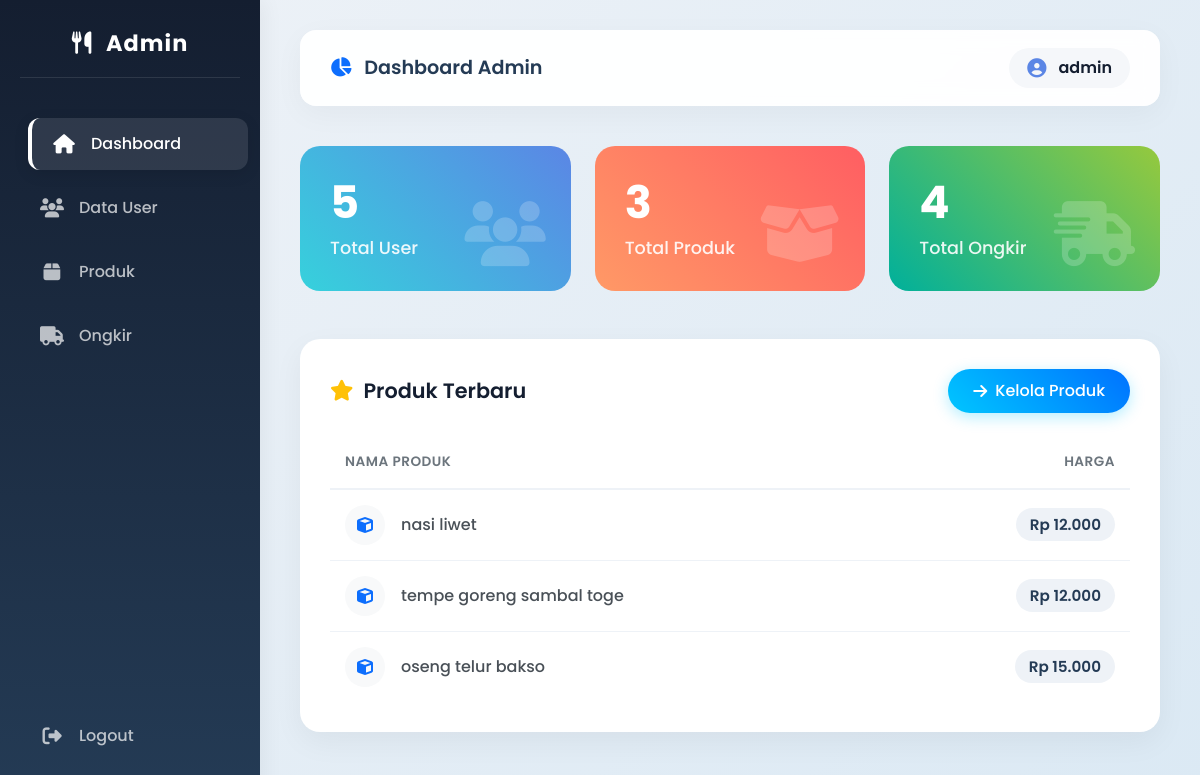
/admin/index.php (signed in), run on the app's committed database.
### tables this page shows
CREATE TABLE `users` (
  `id` int(11) NOT NULL,
  `username` varchar(50) DEFAULT NULL,
  `password` varchar(255) NOT NULL,
  `role` enum('admin','petugas','pengunjung') DEFAULT NULL
);

CREATE TABLE `produk` (
  `id` int(11) NOT NULL,
  `nama` varchar(100) DEFAULT NULL,
  `deskripsi` text,
  `harga` int(11) DEFAULT NULL,
  `gambar` varchar(100) DEFAULT NULL
);

### admin/index.php (the view, shortened to what this page needs)
<?php
include '../koneksi.php';
$id_admin = $_SESSION['id'];
$q_admin = mysqli_query($conn, "SELECT username FROM users WHERE id='$id_admin'");
$d_admin = mysqli_fetch_assoc($q_admin);
$nama_admin = $d_admin['username'];
$user = mysqli_num_rows(mysqli_query($conn,"SELECT * FROM users"));
$produk = mysqli_num_rows(mysqli_query($conn,"SELECT * FROM produk"));
$ongkir = mysqli_num_rows(mysqli_query($conn,"SELECT * FROM ongkir"));
$recent = mysqli_query($conn,"SELECT * FROM produk ORDER BY id DESC LIMIT 5");
?>
<!DOCTYPE html>
<html lang="id">
<head>
<link href="https://cdn.jsdelivr.net/npm/bootstrap@5.3.0/dist/css/bootstrap.min.css" rel="stylesheet">
<link href="https://cdnjs.cloudflare.com/ajax/libs/font-awesome/6.4.0/css/all.min.css" rel="stylesheet">
</head>
<body>
<div class="sidebar">
    <h4><i class="fa fa-utensils me-2"></i> Admin</h4>
    <a href="index.php" class="active"><i class="fa fa-home"></i> <span>Dashboard</span></a>
    <a href="users.php"><i class="fa fa-users"></i> <span>Data User</span></a>
    <a href="produk.php"><i class="fa fa-box"></i> <span>Produk</span></a>
    <a href="ongkir.php"><i class="fa fa-truck"></i> <span>Ongkir</span></a>
    <a href="../logout.php" class="mt-auto mb-2"><i class="fa fa-sign-out-alt"></i> <span>Logout</span></a>
</div>
<div class="main-content">
    <div class="topbar">
        <h5><i class="fa fa-chart-pie me-2 text-primary"></i> Dashboard Admin</h5>
        <div class="user-profile">
            <i class="fa fa-user-circle"></i> <?= htmlspecialchars($nama_admin) ?>
        </div>
    </div>
    <div class="row g-4 mb-5">
        <div class="col-lg-4 col-md-6">
            <div class="card-box bg-user">
                <h3><?= $user ?></h3>
                <p>Total User</p>
                <i class="fa fa-users"></i>
            </div>
        </div>
        <div class="col-lg-4 col-md-6">
            <div class="card-box bg-produk">
                <h3><?= $produk ?></h3>
                <p>Total Produk</p>
                <i class="fa fa-box-open"></i>
            </div>
        </div>
        <div class="col-lg-4 col-md-6">
            <div class="card-box bg-ongkir">
                <h3><?= $ongkir ?></h3>
                <p>Total Ongkir</p>
                <i class="fa fa-truck-fast"></i>
            </div>
        </div>
    </div>
    <div class="row">
        <div class="col-12">
            <div class="table-wrapper">
                <div class="d-flex justify-content-between align-items-center mb-4">
                    <h5 class="section-title mb-0">
                        <i class="fa fa-star text-warning"></i> Produk Terbaru
                    </h5>
                    <a href="produk.php" class="btn-info-custom">
                        <i class="fa fa-arrow-right"></i> Kelola Produk
                    </a>
                </div>
                <div class="table-responsive">
                    <table class="table table-borderless align-middle">
                        <thead>
                            <tr>
                                <th>Nama Produk</th>
                                <th class="text-end">Harga</th>
                            </tr>
                        </thead>
                        <tbody>
                            <?php while($r = mysqli_fetch_assoc($recent)){ ?>
                            <tr>
                                <td>
                                    <div class="d-flex align-items-center gap-3">
                                        <div class="bg-light p-2 rounded-circle text-primary d-flex align-items-center justify-content-center" style="width: 40px; height: 40px;">
                                            <i class="fa fa-cube"></i>
                                        </div>
                                        <?= htmlspecialchars($r['nama']) ?>
                                    </div>
                                </td>
                                <td class="text-end">
                                    <span class="price-badge">Rp <?= number_format($r['harga'], 0, ',', '.') ?></span>
                                </td>
                            </tr>
                            <?php } ?>
                        </tbody>
                    </table>
                </div>
            </div>
        </div>
    </div>
</div>
</body>
</html>

### admin/index.php (style rules this page uses)
:root { --bg-gradient: linear-gradient(135deg,#eef2f7,#dbe9f4); --sidebar-bg: linear-gradient(180deg,#141e30,#243b55); --card-user: linear-gradient(45deg,#36d1dc,#5b86e5); --card-produk: linear-gradient(45deg,#ff9966,#ff5e62); --card-ongkir: linear-gradient(45deg,#00b09b,#96c93d); --btn-info: linear-gradient(45deg,#00c6ff,#0072ff); }
body { font-family: 'Poppins', sans-serif; background: var(--bg-gradient); min-height: 100vh; overflow-x: hidden; }
.sidebar { width: 260px; height: 100vh; position: fixed; background: var(--sidebar-bg); color: white; padding: 30px 20px; box-shadow: 4px 0 20px rgba(0,0,0,0.05); z-index: 1000; display: flex; flex-direction: column; }
.sidebar h4 { text-align: center; font-weight: 700; margin-bottom: 40px; font-size: 1.4rem; letter-spacing: 1px; color: #fff; border-bottom: 1px solid rgba(255,255,255,0.1); padding-bottom: 20px; }
.sidebar a { display: flex; align-items: center; gap: 15px; color: rgba(255,255,255,0.7); padding: 14px 20px; border-radius: 12px; text-decoration: none; margin-bottom: 12px; font-weight: 500; transition: all 0.3s ease; }
.sidebar a i { font-size: 1.2rem; width: 24px; text-align: center; }
.sidebar a:hover, .sidebar a.active { background: rgba(255,255,255,0.1); color: white; transform: translateX(8px); }
.sidebar a.active { box-shadow: 0 4px 15px rgba(0,0,0,0.1); border-left: 4px solid #fff; }
.main-content { margin-left: 260px; padding: 30px 40px; }
.topbar { background: rgba(255, 255, 255, 0.95); backdrop-filter: blur(10px); padding: 18px 30px; border-radius: 16px; margin-bottom: 40px; display: flex; justify-content: space-between; align-items: center; box-shadow: 0 8px 30px rgba(0,0,0,0.04); }
.topbar h5 { margin: 0; font-weight: 600; color: #243b55; font-size: 1.2rem; }
.user-profile { display: flex; align-items: center; gap: 12px; font-weight: 600; color: #141e30; background: #f5f7fa; padding: 8px 18px; border-radius: 30px; }
.user-profile i { font-size: 1.2rem; color: #5b86e5; }
.card-box { border-radius: 20px; padding: 30px; color: white; position: relative; overflow: hidden; transition: all 0.4s cubic-bezier(0.175, 0.885, 0.32, 1.275); border: none; height: 100%; z-index: 1; }
.card-box::before { content: ''; position: absolute; top: 0; left: 0; width: 100%; height: 100%; background: rgba(255,255,255,0.15); z-index: -1; transform: skewX(-15deg) translateX(-150%); transition: all 0.5s ease; }
.card-box h3 { font-size: 2.8rem; font-weight: 700; margin-bottom: 5px; letter-spacing: 1px; }
.card-box p { font-size: 1.1rem; margin: 0; opacity: 0.9; font-weight: 500; }
.card-box i { position: absolute; right: 25px; bottom: 25px; font-size: 65px; opacity: 0.2; transition: all 0.4s ease; }
.bg-user { background: var(--card-user); }
.bg-produk { background: var(--card-produk); }
.bg-ongkir { background: var(--card-ongkir); }
.section-title { font-size: 1.3rem; font-weight: 600; color: #141e30; margin-bottom: 20px; display: flex; align-items: center; gap: 10px; }
.table-wrapper { background: white; padding: 30px; border-radius: 20px; box-shadow: 0 10px 30px rgba(0,0,0,0.05); }
.table-responsive { -ms-overflow-style: none; scrollbar-width: none; }
.table { margin-bottom: 0; }
.table th { border-top: none; border-bottom: 2px solid #eef2f7; color: #6c757d; font-weight: 600; text-transform: uppercase; font-size: 0.85rem; letter-spacing: 0.5px; padding: 15px; }
.table td { vertical-align: middle; padding: 15px; color: #495057; font-weight: 500; border-bottom: 1px solid #eef2f7; }
.table tr:last-child td { border-bottom: none; }
.table tbody tr { transition: all 0.2s ease; }
.price-badge { background: #eef2f7; padding: 6px 14px; border-radius: 20px; color: #243b55; font-weight: 600; font-size: 0.95rem; }
.btn-info-custom { background: var(--btn-info); border: none; color: white; border-radius: 30px; padding: 10px 25px; font-weight: 500; transition: all 0.3s ease; display: inline-flex; align-items: center; gap: 8px; text-decoration: none; box-shadow: 0 4px 15px rgba(0, 198, 255, 0.3); }

### data on the page
users: username "admin"
produk: nama "nasi liwet", harga "12.000"
produk: nama "tempe goreng sambal toge", harga "12.000"
produk: nama "oseng telur bakso", harga "15.000"

### other printed values
$user "5"
$produk "3"
$ongkir "4"
